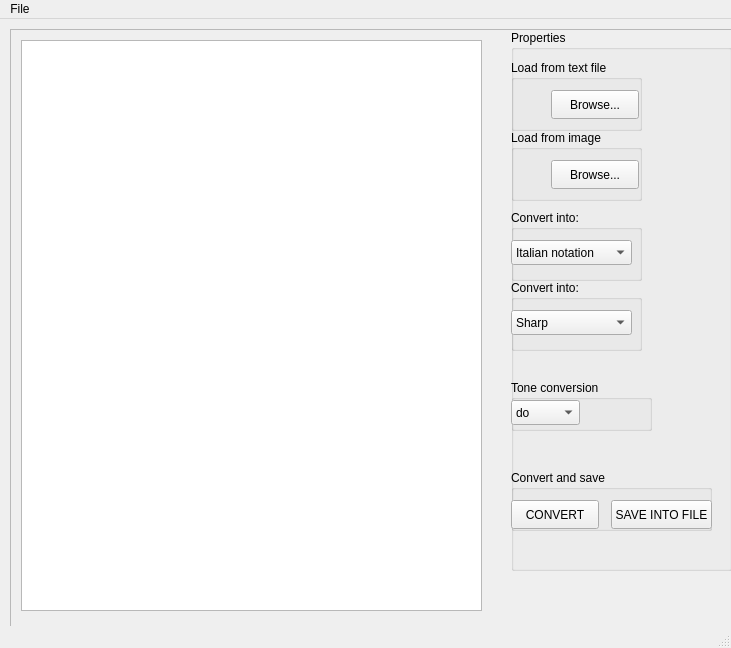
<?xml version="1.0" encoding="UTF-8"?>
<ui version="4.0">
 <class>MainWindow</class>
 <widget class="QMainWindow" name="MainWindow">
  <property name="geometry">
   <rect>
    <x>0</x>
    <y>0</y>
    <width>731</width>
    <height>648</height>
   </rect>
  </property>
  <property name="windowTitle">
   <string>The Street Singer</string>
  </property>
  <widget class="QWidget" name="centralwidget">
   <widget class="QScrollArea" name="scrollArea">
    <property name="geometry">
     <rect>
      <x>10</x>
      <y>10</y>
      <width>731</width>
      <height>601</height>
     </rect>
    </property>
    <property name="widgetResizable">
     <bool>true</bool>
    </property>
    <widget class="QWidget" name="scrollAreaWidgetContents">
     <property name="geometry">
      <rect>
       <x>0</x>
       <y>0</y>
       <width>729</width>
       <height>599</height>
      </rect>
     </property>
     <widget class="QTextEdit" name="textEdit">
      <property name="geometry">
       <rect>
        <x>10</x>
        <y>10</y>
        <width>461</width>
        <height>571</height>
       </rect>
      </property>
     </widget>
     <widget class="QGroupBox" name="groupBox_7">
      <property name="geometry">
       <rect>
        <x>500</x>
        <y>0</y>
        <width>221</width>
        <height>541</height>
       </rect>
      </property>
      <property name="title">
       <string>Properties</string>
      </property>
      <widget class="QGroupBox" name="groupBox_2">
       <property name="geometry">
        <rect>
         <x>0</x>
         <y>30</y>
         <width>131</width>
         <height>71</height>
        </rect>
       </property>
       <property name="title">
        <string>Load from text file</string>
       </property>
       <widget class="QPushButton" name="browseFromFile">
        <property name="geometry">
         <rect>
          <x>40</x>
          <y>30</y>
          <width>88</width>
          <height>29</height>
         </rect>
        </property>
        <property name="text">
         <string>Browse...</string>
        </property>
       </widget>
      </widget>
      <widget class="QGroupBox" name="groupBox">
       <property name="geometry">
        <rect>
         <x>0</x>
         <y>100</y>
         <width>131</width>
         <height>71</height>
        </rect>
       </property>
       <property name="title">
        <string>Load from image</string>
       </property>
       <widget class="QPushButton" name="browseFromImage">
        <property name="geometry">
         <rect>
          <x>40</x>
          <y>30</y>
          <width>88</width>
          <height>29</height>
         </rect>
        </property>
        <property name="text">
         <string>Browse...</string>
        </property>
       </widget>
      </widget>
      <widget class="QGroupBox" name="groupBox_3">
       <property name="geometry">
        <rect>
         <x>0</x>
         <y>180</y>
         <width>131</width>
         <height>71</height>
        </rect>
       </property>
       <property name="title">
        <string>Convert into:</string>
       </property>
       <widget class="QComboBox" name="notationComboBox">
        <property name="geometry">
         <rect>
          <x>0</x>
          <y>30</y>
          <width>121</width>
          <height>25</height>
         </rect>
        </property>
        <item>
         <property name="text">
          <string>Italian notation</string>
         </property>
        </item>
        <item>
         <property name="text">
          <string>English notation</string>
         </property>
        </item>
       </widget>
      </widget>
      <widget class="QGroupBox" name="groupBox_4">
       <property name="geometry">
        <rect>
         <x>0</x>
         <y>250</y>
         <width>131</width>
         <height>71</height>
        </rect>
       </property>
       <property name="title">
        <string>Convert into:</string>
       </property>
       <widget class="QComboBox" name="SharpFlatComboBox">
        <property name="geometry">
         <rect>
          <x>0</x>
          <y>30</y>
          <width>121</width>
          <height>25</height>
         </rect>
        </property>
        <item>
         <property name="text">
          <string>Sharp</string>
         </property>
        </item>
        <item>
         <property name="text">
          <string>Flat</string>
         </property>
        </item>
       </widget>
      </widget>
      <widget class="QGroupBox" name="groupBox_6">
       <property name="geometry">
        <rect>
         <x>0</x>
         <y>350</y>
         <width>141</width>
         <height>51</height>
        </rect>
       </property>
       <property name="title">
        <string>Tone conversion</string>
       </property>
       <widget class="QComboBox" name="toneComboBox">
        <property name="geometry">
         <rect>
          <x>0</x>
          <y>20</y>
          <width>69</width>
          <height>25</height>
         </rect>
        </property>
        <item>
         <property name="text">
          <string>do</string>
         </property>
        </item>
        <item>
         <property name="text">
          <string>do#</string>
         </property>
        </item>
        <item>
         <property name="text">
          <string>re</string>
         </property>
        </item>
        <item>
         <property name="text">
          <string>re#</string>
         </property>
        </item>
        <item>
         <property name="text">
          <string>mi</string>
         </property>
        </item>
        <item>
         <property name="text">
          <string>mi#</string>
         </property>
        </item>
        <item>
         <property name="text">
          <string>fa</string>
         </property>
        </item>
        <item>
         <property name="text">
          <string>fa#</string>
         </property>
        </item>
        <item>
         <property name="text">
          <string>sol</string>
         </property>
        </item>
        <item>
         <property name="text">
          <string>sol#</string>
         </property>
        </item>
        <item>
         <property name="text">
          <string>la</string>
         </property>
        </item>
        <item>
         <property name="text">
          <string>la#</string>
         </property>
        </item>
        <item>
         <property name="text">
          <string>si</string>
         </property>
        </item>
       </widget>
      </widget>
      <widget class="QGroupBox" name="groupBox_5">
       <property name="geometry">
        <rect>
         <x>0</x>
         <y>440</y>
         <width>201</width>
         <height>61</height>
        </rect>
       </property>
       <property name="title">
        <string>Convert and save</string>
       </property>
       <widget class="QPushButton" name="convert">
        <property name="geometry">
         <rect>
          <x>0</x>
          <y>30</y>
          <width>88</width>
          <height>29</height>
         </rect>
        </property>
        <property name="text">
         <string>CONVERT</string>
        </property>
       </widget>
       <widget class="QPushButton" name="saveIntoFile">
        <property name="geometry">
         <rect>
          <x>100</x>
          <y>30</y>
          <width>101</width>
          <height>29</height>
         </rect>
        </property>
        <property name="text">
         <string>SAVE INTO FILE</string>
        </property>
       </widget>
      </widget>
     </widget>
    </widget>
   </widget>
  </widget>
  <widget class="QMenuBar" name="menubar">
   <property name="geometry">
    <rect>
     <x>0</x>
     <y>0</y>
     <width>731</width>
     <height>23</height>
    </rect>
   </property>
   <widget class="QMenu" name="menuFile">
    <property name="title">
     <string>File</string>
    </property>
    <addaction name="actionPreferences"/>
    <addaction name="actionQuit"/>
   </widget>
   <addaction name="menuFile"/>
  </widget>
  <widget class="QStatusBar" name="statusbar"/>
  <action name="actionPreferences">
   <property name="text">
    <string>Preferences</string>
   </property>
  </action>
  <action name="actionQuit">
   <property name="text">
    <string>Quit</string>
   </property>
  </action>
 </widget>
 <resources/>
 <connections/>
</ui>
